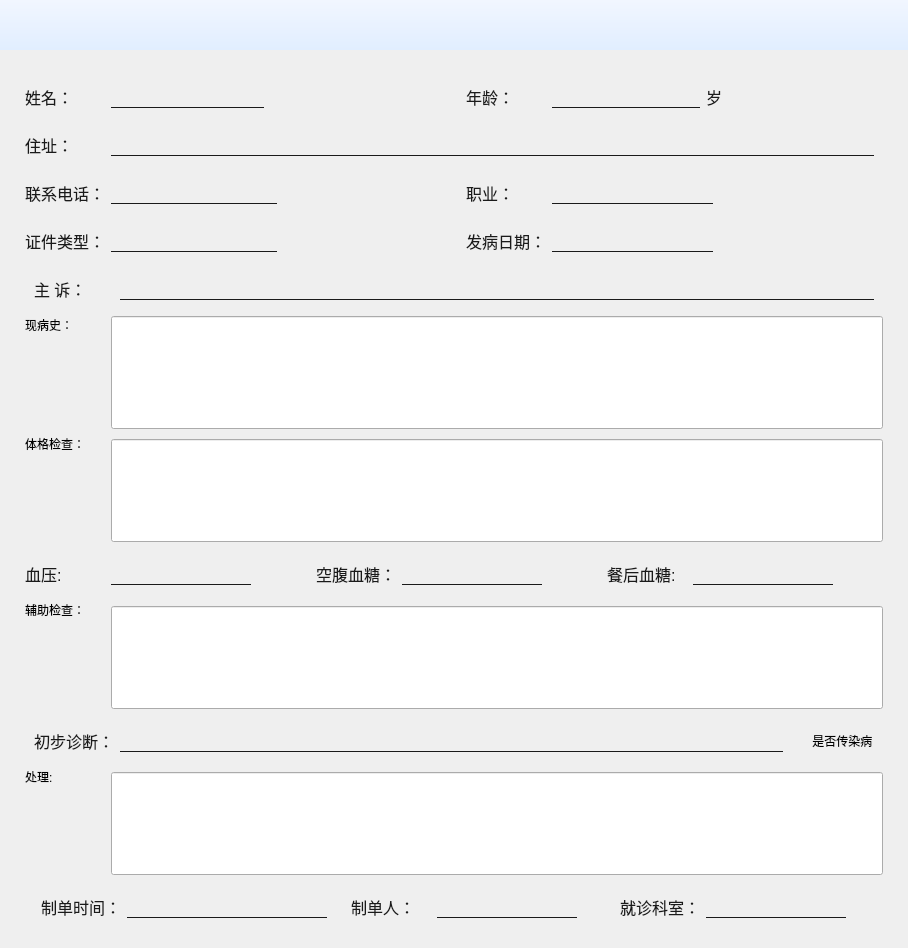
<?xml version="1.0" encoding="UTF-8"?>
<ui version="4.0">
 <class>RecordPage</class>
 <widget class="QWidget" name="RecordPage">
  <property name="geometry">
   <rect>
    <x>0</x>
    <y>0</y>
    <width>908</width>
    <height>948</height>
   </rect>
  </property>
  <property name="windowTitle">
   <string>Form</string>
  </property>
  <layout class="QVBoxLayout" name="verticalLayout_4">
   <property name="spacing">
    <number>5</number>
   </property>
   <property name="leftMargin">
    <number>0</number>
   </property>
   <property name="topMargin">
    <number>0</number>
   </property>
   <property name="rightMargin">
    <number>0</number>
   </property>
   <property name="bottomMargin">
    <number>0</number>
   </property>
   <item>
    <widget class="QWidget" name="widget" native="true">
     <property name="styleSheet">
      <string notr="true"/>
     </property>
     <layout class="QVBoxLayout" name="verticalLayout">
      <property name="leftMargin">
       <number>0</number>
      </property>
      <property name="topMargin">
       <number>0</number>
      </property>
      <property name="rightMargin">
       <number>0</number>
      </property>
      <property name="bottomMargin">
       <number>0</number>
      </property>
      <item>
       <widget class="QWidget" name="widget_2" native="true">
        <property name="minimumSize">
         <size>
          <width>0</width>
          <height>50</height>
         </size>
        </property>
        <property name="maximumSize">
         <size>
          <width>16777215</width>
          <height>50</height>
         </size>
        </property>
        <property name="styleSheet">
         <string notr="true">#widget_2{
background-color:qlineargradient(x1:0, y1:0, x2:0, y2:1, stop:0 #F1F6FF , stop:1 #E1EEFF);
}

QPushButton{
border:none;
background:transparent;
}

QPushButton:hover{
background:#46cdcf;
}

QPushButton:pressed{
background:#3d84a8;
}
</string>
        </property>
        <layout class="QHBoxLayout" name="horizontalLayout_2">
         <property name="spacing">
          <number>25</number>
         </property>
         <property name="leftMargin">
          <number>25</number>
         </property>
         <property name="topMargin">
          <number>0</number>
         </property>
         <property name="rightMargin">
          <number>0</number>
         </property>
         <property name="bottomMargin">
          <number>0</number>
         </property>
         <item>
          <widget class="QPushButton" name="btn_print">
           <property name="minimumSize">
            <size>
             <width>48</width>
             <height>48</height>
            </size>
           </property>
           <property name="maximumSize">
            <size>
             <width>48</width>
             <height>48</height>
            </size>
           </property>
           <property name="styleSheet">
            <string notr="true">
background-image: url(:/icons/images/print.png);
</string>
           </property>
           <property name="text">
            <string/>
           </property>
          </widget>
         </item>
         <item>
          <widget class="QPushButton" name="btn_pdf">
           <property name="minimumSize">
            <size>
             <width>48</width>
             <height>48</height>
            </size>
           </property>
           <property name="maximumSize">
            <size>
             <width>48</width>
             <height>48</height>
            </size>
           </property>
           <property name="styleSheet">
            <string notr="true">background-image: url(:/icons/images/pdf.png);</string>
           </property>
           <property name="text">
            <string/>
           </property>
          </widget>
         </item>
         <item>
          <widget class="QPushButton" name="btn_commit">
           <property name="minimumSize">
            <size>
             <width>48</width>
             <height>48</height>
            </size>
           </property>
           <property name="sizeIncrement">
            <size>
             <width>0</width>
             <height>0</height>
            </size>
           </property>
           <property name="styleSheet">
            <string notr="true">border-image: url(:/icons/images/commit.png);
</string>
           </property>
           <property name="text">
            <string/>
           </property>
          </widget>
         </item>
         <item>
          <spacer name="horizontalSpacer">
           <property name="orientation">
            <enum>Qt::Horizontal</enum>
           </property>
           <property name="sizeHint" stdset="0">
            <size>
             <width>40</width>
             <height>20</height>
            </size>
           </property>
          </spacer>
         </item>
        </layout>
       </widget>
      </item>
      <item>
       <widget class="QWidget" name="widget_info" native="true">
        <property name="styleSheet">
         <string notr="true">QLabel{
min-width:80px;
}</string>
        </property>
        <layout class="QVBoxLayout" name="verticalLayout_3">
         <property name="leftMargin">
          <number>25</number>
         </property>
         <property name="topMargin">
          <number>20</number>
         </property>
         <property name="rightMargin">
          <number>25</number>
         </property>
         <property name="bottomMargin">
          <number>20</number>
         </property>
         <item>
          <layout class="QHBoxLayout" name="horizontalLayout_23">
           <item>
            <widget class="QWidget" name="widget_4" native="true">
             <property name="styleSheet">
              <string notr="true">QWidget
{
background:transparent;
border:none;
}
QLabel{
color:#1a1a1a;
font-size:16px;
line-height:24px;
}

QLineEdit{
color:#1a1a1a;
font-size:16px;
line-height:24px;
padding-left:8px;
border:none;
border-bottom:1px solid #1a1a1a;
}</string>
             </property>
             <layout class="QHBoxLayout" name="horizontalLayout_3">
              <property name="leftMargin">
               <number>0</number>
              </property>
              <item>
               <widget class="QLabel" name="label">
                <property name="styleSheet">
                 <string notr="true"/>
                </property>
                <property name="text">
                 <string>姓名：</string>
                </property>
               </widget>
              </item>
              <item>
               <widget class="QLineEdit" name="edit_s_patient_name">
                <property name="alignment">
                 <set>Qt::AlignCenter</set>
                </property>
               </widget>
              </item>
              <item>
               <spacer name="horizontalSpacer_2">
                <property name="orientation">
                 <enum>Qt::Horizontal</enum>
                </property>
                <property name="sizeHint" stdset="0">
                 <size>
                  <width>178</width>
                  <height>20</height>
                 </size>
                </property>
               </spacer>
              </item>
             </layout>
            </widget>
           </item>
           <item>
            <widget class="QWidget" name="widget_5" native="true">
             <property name="styleSheet">
              <string notr="true">QWidget
{
background:transparent;
border:none;
}
QLabel{
color:#1a1a1a;
font-size:16px;
line-height:24px;
}

QLineEdit{
color:#1a1a1a;
font-size:16px;
line-height:24px;
padding-left:8px;
border:none;
border-bottom:1px solid #1a1a1a;
}</string>
             </property>
             <layout class="QHBoxLayout" name="horizontalLayout_5">
              <item>
               <widget class="QLabel" name="label_3">
                <property name="styleSheet">
                 <string notr="true"/>
                </property>
                <property name="text">
                 <string>年龄：</string>
                </property>
               </widget>
              </item>
              <item>
               <widget class="QLineEdit" name="edit_s_age">
                <property name="alignment">
                 <set>Qt::AlignCenter</set>
                </property>
               </widget>
              </item>
              <item>
               <widget class="QLabel" name="label_5">
                <property name="styleSheet">
                 <string notr="true"/>
                </property>
                <property name="text">
                 <string>岁</string>
                </property>
               </widget>
              </item>
              <item>
               <spacer name="horizontalSpacer_3">
                <property name="orientation">
                 <enum>Qt::Horizontal</enum>
                </property>
                <property name="sizeHint" stdset="0">
                 <size>
                  <width>40</width>
                  <height>20</height>
                 </size>
                </property>
               </spacer>
              </item>
             </layout>
            </widget>
           </item>
          </layout>
         </item>
         <item>
          <widget class="QWidget" name="widget_6" native="true">
           <property name="styleSheet">
            <string notr="true">QWidget
{
background:transparent;
border:none;
}
QLabel{
color:#1a1a1a;
font-size:16px;
line-height:24px;
}

QLineEdit{
color:#1a1a1a;
font-size:16px;
line-height:24px;
padding-left:8px;
border:none;
border-bottom:1px solid #1a1a1a;
}</string>
           </property>
           <layout class="QHBoxLayout" name="horizontalLayout_6">
            <property name="leftMargin">
             <number>0</number>
            </property>
            <item>
             <widget class="QLabel" name="label_2">
              <property name="styleSheet">
               <string notr="true"/>
              </property>
              <property name="text">
               <string>住址：</string>
              </property>
             </widget>
            </item>
            <item>
             <widget class="QLineEdit" name="edit_s_addr"/>
            </item>
           </layout>
          </widget>
         </item>
         <item>
          <layout class="QHBoxLayout" name="horizontalLayout_24">
           <item>
            <widget class="QWidget" name="widget_7" native="true">
             <property name="styleSheet">
              <string notr="true">QWidget
{
background:transparent;
border:none;
}
QLabel{
color:#1a1a1a;
font-size:16px;
line-height:24px;
}

QLineEdit{
color:#1a1a1a;
font-size:16px;
line-height:24px;
padding-left:8px;
border:none;
border-bottom:1px solid #1a1a1a;
}</string>
             </property>
             <layout class="QHBoxLayout" name="horizontalLayout_7">
              <property name="leftMargin">
               <number>0</number>
              </property>
              <item>
               <widget class="QLabel" name="label_4">
                <property name="styleSheet">
                 <string notr="true"/>
                </property>
                <property name="text">
                 <string>联系电话：</string>
                </property>
               </widget>
              </item>
              <item>
               <widget class="QLineEdit" name="edit_s_phone">
                <property name="alignment">
                 <set>Qt::AlignCenter</set>
                </property>
               </widget>
              </item>
              <item>
               <spacer name="horizontalSpacer_5">
                <property name="orientation">
                 <enum>Qt::Horizontal</enum>
                </property>
                <property name="sizeHint" stdset="0">
                 <size>
                  <width>40</width>
                  <height>20</height>
                 </size>
                </property>
               </spacer>
              </item>
             </layout>
            </widget>
           </item>
           <item>
            <widget class="QWidget" name="widget_17" native="true">
             <property name="styleSheet">
              <string notr="true">QWidget
{
background:transparent;
border:none;
}
QLabel{
color:#1a1a1a;
font-size:16px;
line-height:24px;
}

QLineEdit{
color:#1a1a1a;
font-size:16px;
line-height:24px;
padding-left:8px;
border:none;
border-bottom:1px solid #1a1a1a;
}</string>
             </property>
             <layout class="QHBoxLayout" name="horizontalLayout_22">
              <item>
               <widget class="QLabel" name="label_21">
                <property name="styleSheet">
                 <string notr="true"/>
                </property>
                <property name="text">
                 <string>职业：</string>
                </property>
               </widget>
              </item>
              <item>
               <widget class="QLineEdit" name="edit_s_job">
                <property name="alignment">
                 <set>Qt::AlignCenter</set>
                </property>
               </widget>
              </item>
              <item>
               <spacer name="horizontalSpacer_15">
                <property name="orientation">
                 <enum>Qt::Horizontal</enum>
                </property>
                <property name="sizeHint" stdset="0">
                 <size>
                  <width>40</width>
                  <height>20</height>
                 </size>
                </property>
               </spacer>
              </item>
             </layout>
            </widget>
           </item>
          </layout>
         </item>
         <item>
          <layout class="QHBoxLayout" name="horizontalLayout_26">
           <item>
            <widget class="QWidget" name="widget_18" native="true">
             <property name="styleSheet">
              <string notr="true">QWidget
{
background:transparent;
border:none;
}
QLabel{
color:#1a1a1a;
font-size:16px;
line-height:24px;
}

QLineEdit{
color:#1a1a1a;
font-size:16px;
line-height:24px;
padding-left:8px;
border:none;
border-bottom:1px solid #1a1a1a;
}</string>
             </property>
             <layout class="QHBoxLayout" name="horizontalLayout_25">
              <property name="leftMargin">
               <number>0</number>
              </property>
              <item>
               <widget class="QLabel" name="label_22">
                <property name="styleSheet">
                 <string notr="true"/>
                </property>
                <property name="text">
                 <string>证件类型：</string>
                </property>
               </widget>
              </item>
              <item>
               <widget class="QLineEdit" name="edit_s_id_type">
                <property name="alignment">
                 <set>Qt::AlignCenter</set>
                </property>
               </widget>
              </item>
              <item>
               <spacer name="horizontalSpacer_16">
                <property name="orientation">
                 <enum>Qt::Horizontal</enum>
                </property>
                <property name="sizeHint" stdset="0">
                 <size>
                  <width>48</width>
                  <height>20</height>
                 </size>
                </property>
               </spacer>
              </item>
             </layout>
            </widget>
           </item>
           <item>
            <widget class="QWidget" name="widget_8" native="true">
             <property name="styleSheet">
              <string notr="true">QWidget
{
background:transparent;
border:none;
}
QLabel{
color:#1a1a1a;
font-size:16px;
line-height:24px;
}

QLineEdit{
color:#1a1a1a;
font-size:16px;
line-height:24px;
padding-left:8px;
border:none;
border-bottom:1px solid #1a1a1a;
}</string>
             </property>
             <layout class="QHBoxLayout" name="horizontalLayout_8">
              <item>
               <widget class="QLabel" name="label_6">
                <property name="styleSheet">
                 <string notr="true"/>
                </property>
                <property name="text">
                 <string>发病日期：</string>
                </property>
               </widget>
              </item>
              <item>
               <widget class="QLineEdit" name="edit_s_date"/>
              </item>
              <item>
               <spacer name="horizontalSpacer_6">
                <property name="orientation">
                 <enum>Qt::Horizontal</enum>
                </property>
                <property name="sizeHint" stdset="0">
                 <size>
                  <width>40</width>
                  <height>20</height>
                 </size>
                </property>
               </spacer>
              </item>
             </layout>
            </widget>
           </item>
          </layout>
         </item>
         <item>
          <widget class="QWidget" name="widget_9" native="true">
           <property name="styleSheet">
            <string notr="true">QWidget
{
background:transparent;
border:none;
}
QLabel{
color:#1a1a1a;
font-size:16px;
line-height:24px;
}

QLineEdit{
color:#1a1a1a;
font-size:16px;
line-height:24px;
padding-left:8px;
border:none;
border-bottom:1px solid #1a1a1a;
}</string>
           </property>
           <layout class="QHBoxLayout" name="horizontalLayout_9">
            <item>
             <widget class="QLabel" name="label_7">
              <property name="styleSheet">
               <string notr="true"/>
              </property>
              <property name="text">
               <string>主 诉：</string>
              </property>
             </widget>
            </item>
            <item>
             <widget class="QLineEdit" name="edit_s_main_suit"/>
            </item>
           </layout>
          </widget>
         </item>
         <item>
          <layout class="QHBoxLayout" name="horizontalLayout_10">
           <item>
            <layout class="QVBoxLayout" name="verticalLayout_2">
             <item>
              <widget class="QLabel" name="label_8">
               <property name="styleSheet">
                <string notr="true">border:none;</string>
               </property>
               <property name="text">
                <string>现病史：</string>
               </property>
              </widget>
             </item>
             <item>
              <spacer name="verticalSpacer">
               <property name="orientation">
                <enum>Qt::Vertical</enum>
               </property>
               <property name="sizeHint" stdset="0">
                <size>
                 <width>20</width>
                 <height>40</height>
                </size>
               </property>
              </spacer>
             </item>
            </layout>
           </item>
           <item>
            <widget class="QLineEdit" name="textEdit_s_present_illness">
             <property name="sizePolicy">
              <sizepolicy hsizetype="Expanding" vsizetype="Expanding">
               <horstretch>0</horstretch>
               <verstretch>0</verstretch>
              </sizepolicy>
             </property>
             <property name="minimumSize">
              <size>
               <width>0</width>
               <height>103</height>
              </size>
             </property>
             <property name="alignment">
              <set>Qt::AlignLeading|Qt::AlignLeft|Qt::AlignTop</set>
             </property>
            </widget>
           </item>
          </layout>
         </item>
         <item>
          <layout class="QHBoxLayout" name="horizontalLayout_12">
           <item>
            <layout class="QVBoxLayout" name="verticalLayout_5">
             <item>
              <widget class="QLabel" name="label_10">
               <property name="styleSheet">
                <string notr="true">border:none;</string>
               </property>
               <property name="text">
                <string>体格检查：</string>
               </property>
              </widget>
             </item>
             <item>
              <spacer name="verticalSpacer_3">
               <property name="orientation">
                <enum>Qt::Vertical</enum>
               </property>
               <property name="sizeHint" stdset="0">
                <size>
                 <width>20</width>
                 <height>40</height>
                </size>
               </property>
              </spacer>
             </item>
            </layout>
           </item>
           <item>
            <widget class="QLineEdit" name="textEdit_s_body_check">
             <property name="minimumSize">
              <size>
               <width>0</width>
               <height>103</height>
              </size>
             </property>
             <property name="alignment">
              <set>Qt::AlignLeading|Qt::AlignLeft|Qt::AlignTop</set>
             </property>
            </widget>
           </item>
          </layout>
         </item>
         <item>
          <layout class="QHBoxLayout" name="horizontalLayout_30">
           <item>
            <widget class="QWidget" name="widget_10" native="true">
             <property name="styleSheet">
              <string notr="true">QWidget
{
background:transparent;
border:none;
}
QLabel{
color:#1a1a1a;
font-size:16px;
line-height:24px;
}

QLineEdit{
color:#1a1a1a;
font-size:16px;
line-height:24px;
padding-left:8px;
border:none;
border-bottom:1px solid #1a1a1a;
}</string>
             </property>
             <layout class="QHBoxLayout" name="horizontalLayout_14">
              <property name="leftMargin">
               <number>0</number>
              </property>
              <item>
               <widget class="QLabel" name="label_12">
                <property name="minimumSize">
                 <size>
                  <width>80</width>
                  <height>0</height>
                 </size>
                </property>
                <property name="styleSheet">
                 <string notr="true"/>
                </property>
                <property name="text">
                 <string>血压:</string>
                </property>
               </widget>
              </item>
              <item>
               <widget class="QLineEdit" name="edit_s_blood_pressure">
                <property name="alignment">
                 <set>Qt::AlignCenter</set>
                </property>
               </widget>
              </item>
              <item>
               <spacer name="horizontalSpacer_8">
                <property name="orientation">
                 <enum>Qt::Horizontal</enum>
                </property>
                <property name="sizeHint" stdset="0">
                 <size>
                  <width>48</width>
                  <height>20</height>
                 </size>
                </property>
               </spacer>
              </item>
             </layout>
            </widget>
           </item>
           <item>
            <widget class="QWidget" name="widget_11" native="true">
             <property name="styleSheet">
              <string notr="true">QWidget
{
background:transparent;
border:none;
}
QLabel{
color:#1a1a1a;
font-size:16px;
line-height:24px;
}

QLineEdit{
color:#1a1a1a;
font-size:16px;
line-height:24px;
padding-left:8px;
border:none;
border-bottom:1px solid #1a1a1a;
}</string>
             </property>
             <layout class="QHBoxLayout" name="horizontalLayout_15">
              <item>
               <widget class="QLabel" name="label_14">
                <property name="styleSheet">
                 <string notr="true"/>
                </property>
                <property name="text">
                 <string>空腹血糖：</string>
                </property>
               </widget>
              </item>
              <item>
               <widget class="QLineEdit" name="edit_s_empty_blood_glucose">
                <property name="alignment">
                 <set>Qt::AlignCenter</set>
                </property>
               </widget>
              </item>
              <item>
               <spacer name="horizontalSpacer_9">
                <property name="orientation">
                 <enum>Qt::Horizontal</enum>
                </property>
                <property name="sizeHint" stdset="0">
                 <size>
                  <width>48</width>
                  <height>20</height>
                 </size>
                </property>
               </spacer>
              </item>
             </layout>
            </widget>
           </item>
           <item>
            <widget class="QWidget" name="widget_12" native="true">
             <property name="styleSheet">
              <string notr="true">QWidget
{
background:transparent;
border:none;
}
QLabel{
color:#1a1a1a;
font-size:16px;
line-height:24px;
}

QLineEdit{
color:#1a1a1a;
font-size:16px;
line-height:24px;
padding-left:8px;
border:none;
border-bottom:1px solid #1a1a1a;
}</string>
             </property>
             <layout class="QHBoxLayout" name="horizontalLayout_16">
              <item>
               <widget class="QLabel" name="label_15">
                <property name="styleSheet">
                 <string notr="true"/>
                </property>
                <property name="text">
                 <string>餐后血糖:</string>
                </property>
               </widget>
              </item>
              <item>
               <widget class="QLineEdit" name="edit_s_meal_blood_glucose">
                <property name="alignment">
                 <set>Qt::AlignCenter</set>
                </property>
               </widget>
              </item>
              <item>
               <spacer name="horizontalSpacer_10">
                <property name="orientation">
                 <enum>Qt::Horizontal</enum>
                </property>
                <property name="sizeHint" stdset="0">
                 <size>
                  <width>48</width>
                  <height>20</height>
                 </size>
                </property>
               </spacer>
              </item>
             </layout>
            </widget>
           </item>
          </layout>
         </item>
         <item>
          <layout class="QHBoxLayout" name="horizontalLayout_13">
           <item>
            <layout class="QVBoxLayout" name="verticalLayout_6">
             <item>
              <widget class="QLabel" name="label_11">
               <property name="styleSheet">
                <string notr="true">border:none;</string>
               </property>
               <property name="text">
                <string>辅助检查：</string>
               </property>
              </widget>
             </item>
             <item>
              <spacer name="verticalSpacer_4">
               <property name="orientation">
                <enum>Qt::Vertical</enum>
               </property>
               <property name="sizeHint" stdset="0">
                <size>
                 <width>20</width>
                 <height>40</height>
                </size>
               </property>
              </spacer>
             </item>
            </layout>
           </item>
           <item>
            <widget class="QLineEdit" name="textEdit_s_help_check">
             <property name="minimumSize">
              <size>
               <width>0</width>
               <height>103</height>
              </size>
             </property>
             <property name="alignment">
              <set>Qt::AlignLeading|Qt::AlignLeft|Qt::AlignTop</set>
             </property>
            </widget>
           </item>
          </layout>
         </item>
         <item>
          <widget class="QWidget" name="widget_13" native="true">
           <property name="styleSheet">
            <string notr="true">QWidget
{
background:transparent;
border:none;
}
QLabel{
color:#1a1a1a;
font-size:16px;
line-height:24px;
}

QLineEdit{
color:#1a1a1a;
font-size:16px;
line-height:24px;
padding-left:8px;
border:none;
border-bottom:1px solid #1a1a1a;
}</string>
           </property>
           <layout class="QHBoxLayout" name="horizontalLayout_17">
            <item>
             <widget class="QLabel" name="label_16">
              <property name="styleSheet">
               <string notr="true">border:none;</string>
              </property>
              <property name="text">
               <string>初步诊断：</string>
              </property>
             </widget>
            </item>
            <item>
             <widget class="QLineEdit" name="edit_s_first_diagnose"/>
            </item>
            <item>
             <widget class="QCheckBox" name="checkBox">
              <property name="text">
               <string> 是否传染病</string>
              </property>
             </widget>
            </item>
           </layout>
          </widget>
         </item>
         <item>
          <layout class="QHBoxLayout" name="horizontalLayout_18">
           <item>
            <layout class="QVBoxLayout" name="verticalLayout_7">
             <item>
              <widget class="QLabel" name="label_17">
               <property name="styleSheet">
                <string notr="true">border:nonel;</string>
               </property>
               <property name="text">
                <string>处理:</string>
               </property>
              </widget>
             </item>
             <item>
              <spacer name="verticalSpacer_5">
               <property name="orientation">
                <enum>Qt::Vertical</enum>
               </property>
               <property name="sizeHint" stdset="0">
                <size>
                 <width>20</width>
                 <height>40</height>
                </size>
               </property>
              </spacer>
             </item>
            </layout>
           </item>
           <item>
            <widget class="QLineEdit" name="textEdit_s_deal">
             <property name="minimumSize">
              <size>
               <width>0</width>
               <height>103</height>
              </size>
             </property>
             <property name="alignment">
              <set>Qt::AlignLeading|Qt::AlignLeft|Qt::AlignTop</set>
             </property>
            </widget>
           </item>
          </layout>
         </item>
         <item>
          <layout class="QHBoxLayout" name="horizontalLayout_11">
           <item>
            <spacer name="horizontalSpacer_13">
             <property name="orientation">
              <enum>Qt::Horizontal</enum>
             </property>
             <property name="sizeHint" stdset="0">
              <size>
               <width>48</width>
               <height>20</height>
              </size>
             </property>
            </spacer>
           </item>
           <item>
            <widget class="QWidget" name="widget_15" native="true">
             <property name="styleSheet">
              <string notr="true">QWidget
{
background:transparent;
border:none;
}
QLabel{
color:#1a1a1a;
font-size:16px;
line-height:24px;
}

QLineEdit{
color:#1a1a1a;
font-size:16px;
line-height:24px;
padding-left:8px;
border:none;
border-bottom:1px solid #1a1a1a;
}</string>
             </property>
             <layout class="QHBoxLayout" name="horizontalLayout_20">
              <item>
               <widget class="QLabel" name="label_19">
                <property name="maximumSize">
                 <size>
                  <width>80</width>
                  <height>16777215</height>
                 </size>
                </property>
                <property name="styleSheet">
                 <string notr="true"/>
                </property>
                <property name="text">
                 <string>制单时间：</string>
                </property>
               </widget>
              </item>
              <item>
               <widget class="QLineEdit" name="edit_s_make_date">
                <property name="minimumSize">
                 <size>
                  <width>200</width>
                  <height>0</height>
                 </size>
                </property>
                <property name="maximumSize">
                 <size>
                  <width>140</width>
                  <height>16777215</height>
                 </size>
                </property>
               </widget>
              </item>
              <item>
               <spacer name="horizontalSpacer_4">
                <property name="orientation">
                 <enum>Qt::Horizontal</enum>
                </property>
                <property name="sizeHint" stdset="0">
                 <size>
                  <width>40</width>
                  <height>20</height>
                 </size>
                </property>
               </spacer>
              </item>
             </layout>
            </widget>
           </item>
           <item>
            <widget class="QWidget" name="widget_14" native="true">
             <property name="styleSheet">
              <string notr="true">QWidget
{
background:transparent;
border:none;
}
QLabel{
color:#1a1a1a;
font-size:16px;
line-height:24px;
}

QLineEdit{
color:#1a1a1a;
font-size:16px;
line-height:24px;
padding-left:8px;
border:none;
border-bottom:1px solid #1a1a1a;
}</string>
             </property>
             <layout class="QHBoxLayout" name="horizontalLayout_19">
              <item>
               <spacer name="horizontalSpacer_7">
                <property name="orientation">
                 <enum>Qt::Horizontal</enum>
                </property>
                <property name="sizeHint" stdset="0">
                 <size>
                  <width>40</width>
                  <height>20</height>
                 </size>
                </property>
               </spacer>
              </item>
              <item>
               <widget class="QLabel" name="label_18">
                <property name="minimumSize">
                 <size>
                  <width>80</width>
                  <height>0</height>
                 </size>
                </property>
                <property name="maximumSize">
                 <size>
                  <width>60</width>
                  <height>16777215</height>
                 </size>
                </property>
                <property name="styleSheet">
                 <string notr="true"/>
                </property>
                <property name="text">
                 <string>制单人：</string>
                </property>
               </widget>
              </item>
              <item>
               <widget class="QLineEdit" name="edit_s_doctor_name">
                <property name="minimumSize">
                 <size>
                  <width>140</width>
                  <height>0</height>
                 </size>
                </property>
                <property name="maximumSize">
                 <size>
                  <width>140</width>
                  <height>16777215</height>
                 </size>
                </property>
                <property name="alignment">
                 <set>Qt::AlignCenter</set>
                </property>
               </widget>
              </item>
             </layout>
            </widget>
           </item>
           <item>
            <widget class="QWidget" name="widget_16" native="true">
             <property name="styleSheet">
              <string notr="true">QWidget
{
background:transparent;
border:none;
}
QLabel{
color:#1a1a1a;
font-size:16px;
line-height:24px;
}

QLineEdit{
color:#1a1a1a;
font-size:16px;
line-height:24px;
padding-left:8px;
border:none;
border-bottom:1px solid #1a1a1a;
}</string>
             </property>
             <layout class="QHBoxLayout" name="horizontalLayout_21">
              <item>
               <spacer name="horizontalSpacer_11">
                <property name="orientation">
                 <enum>Qt::Horizontal</enum>
                </property>
                <property name="sizeHint" stdset="0">
                 <size>
                  <width>40</width>
                  <height>20</height>
                 </size>
                </property>
               </spacer>
              </item>
              <item>
               <widget class="QLabel" name="label_20">
                <property name="maximumSize">
                 <size>
                  <width>80</width>
                  <height>16777215</height>
                 </size>
                </property>
                <property name="styleSheet">
                 <string notr="true"/>
                </property>
                <property name="text">
                 <string>就诊科室：</string>
                </property>
               </widget>
              </item>
              <item>
               <widget class="QLineEdit" name="edit_s_department">
                <property name="minimumSize">
                 <size>
                  <width>140</width>
                  <height>0</height>
                 </size>
                </property>
                <property name="maximumSize">
                 <size>
                  <width>140</width>
                  <height>16777215</height>
                 </size>
                </property>
                <property name="alignment">
                 <set>Qt::AlignCenter</set>
                </property>
               </widget>
              </item>
              <item>
               <spacer name="horizontalSpacer_14">
                <property name="orientation">
                 <enum>Qt::Horizontal</enum>
                </property>
                <property name="sizeHint" stdset="0">
                 <size>
                  <width>48</width>
                  <height>20</height>
                 </size>
                </property>
               </spacer>
              </item>
             </layout>
            </widget>
           </item>
          </layout>
         </item>
        </layout>
       </widget>
      </item>
     </layout>
    </widget>
   </item>
  </layout>
 </widget>
 <resources/>
 <connections/>
</ui>
